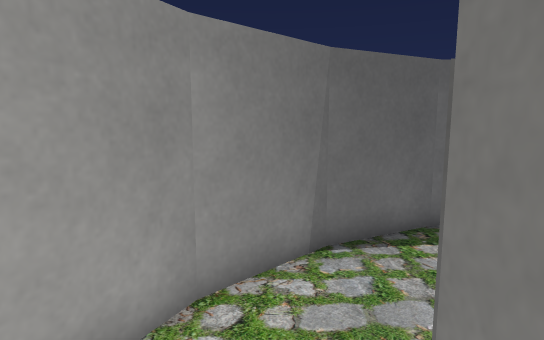
View 1 (above)

12 first-person views from a walk through a scene from a Unity 3-D project. The camera is 1.3 m above the floor, tilts 8° down and sees 75° across. The floor is counted in squares, 0.5 m on a side. Each view is taken from the middle of a square. On the plan, view 1 faces up. The plan holds only what a view shows up to about 20 squares ahead; the rest is blank. The player character is not drawn. Some surface patterns are stand-ins.

View 2
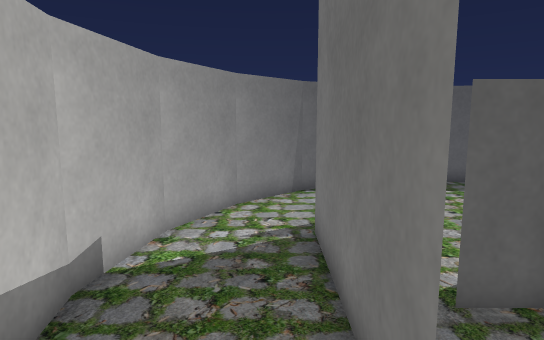

View 3
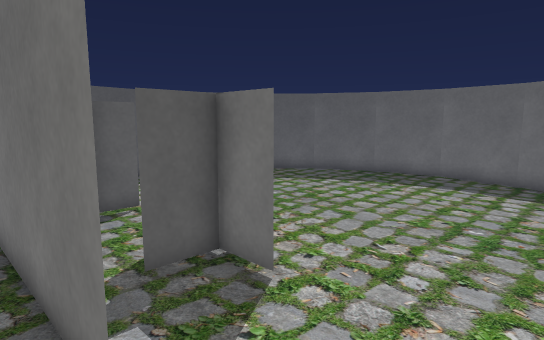

View 4
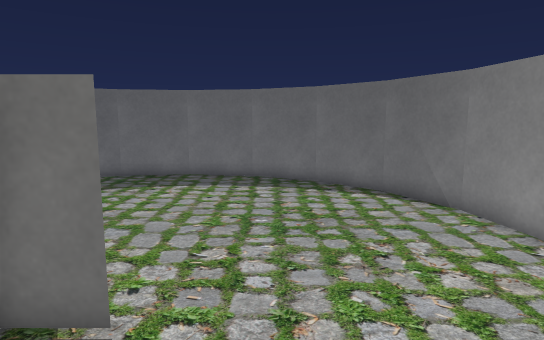

View 5
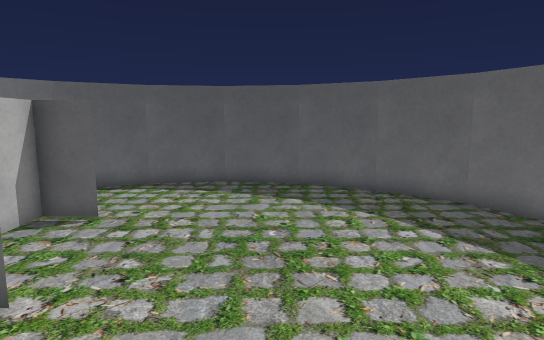

View 6
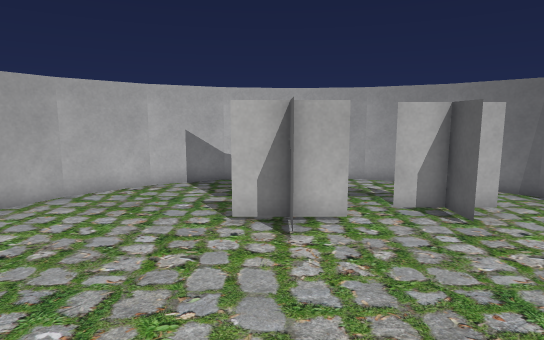

View 7
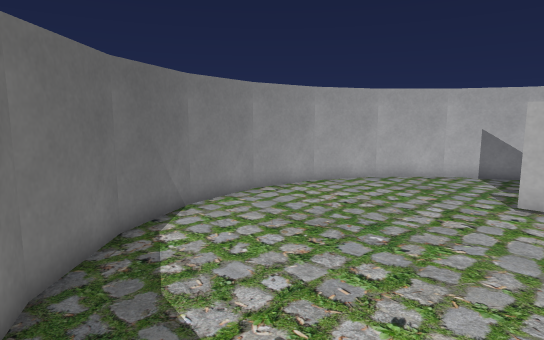

View 8
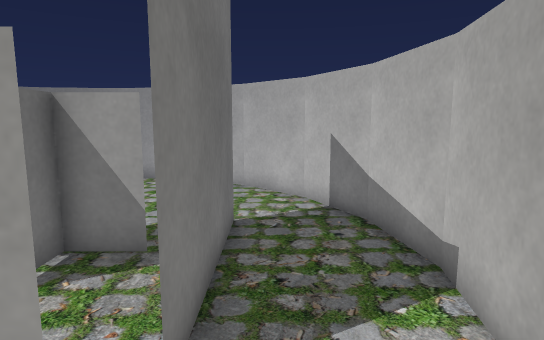

View 9
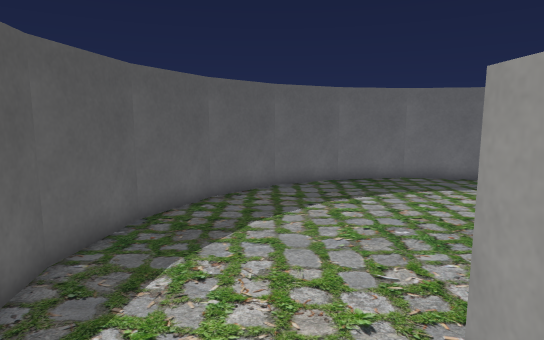

View 10
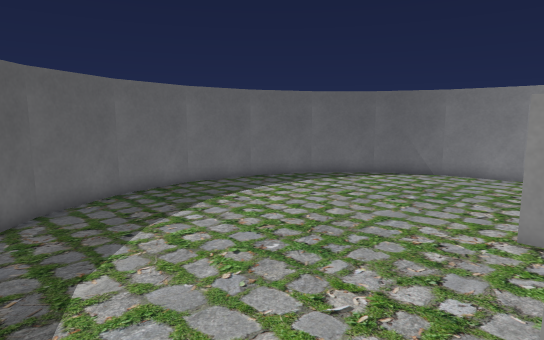

View 11
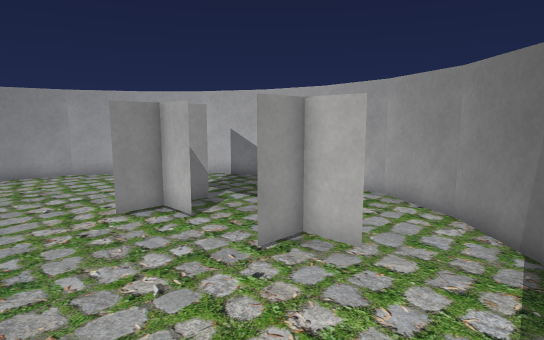

View 12
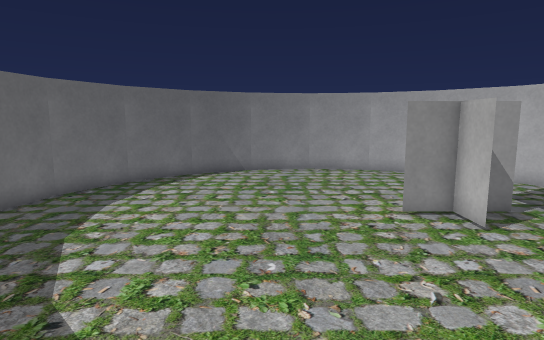

### Floor plan
Key: @ floor where view 1 was taken; # wall or solid block; x gap in a wall; . floor; T thing the floor can be seen under or through; O other object.
Columns run from 3 left of view 1 to 17 right of it. Each row starts with its distance up from view 1.
  9        #######
  8      ###.....###
  7    ###.........###
  6   ##.............##
  5   #...............#
  4  ##...O...........##
  3  #...OOO...........#
  2 ##..x.O............##
  1 #...T...............#
  0 #..@T...............#
 -1 #...T..O............#
 -2 #...T.OOO...........#
 -3 #...T...............#
 -4 ##..T..............##
 -5  #.................#
 -6  ##...............##
 -7   #...............#
 -8   ##.............##
 -9    ###.........###
-10      ###.....###
-11        #######

Positions as (right, up) in squares from view 1, and headings:
1: (0, 0), facing up
2: (0, -6), facing up
3: (0, -7), facing up-right
4: (0, -5), facing right
5: (9, -6), facing up
6: (13, -2), facing left
7: (16, -1), facing down-left
8: (0, 5), facing down
9: (1, 5), facing right
10: (4, 7), facing down-right
11: (9, 8), facing down-left
12: (9, 8), facing down
